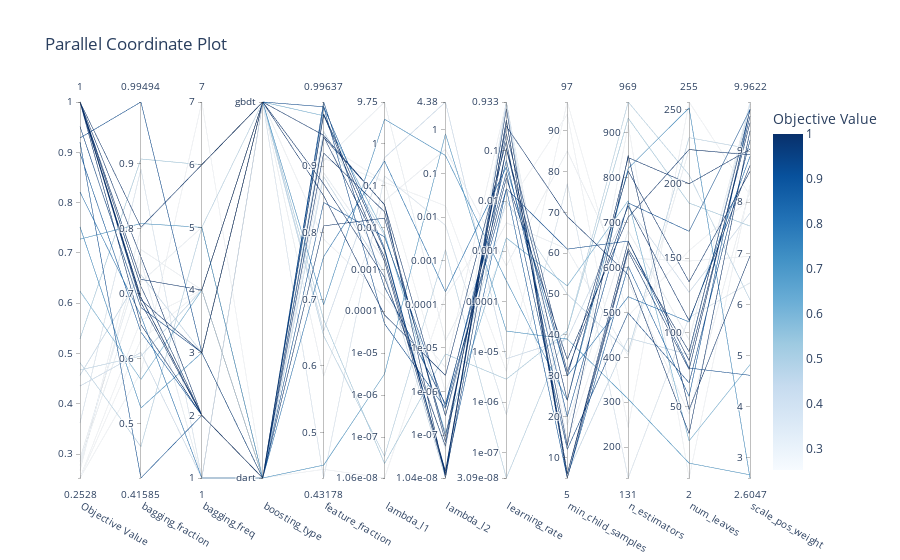

Notebook code for this chart:
### Code cell
# Plot parallel coordinate plot
plot_parallel_coordinate = vis.plot_parallel_coordinate(study)
plot_parallel_coordinate.show()
